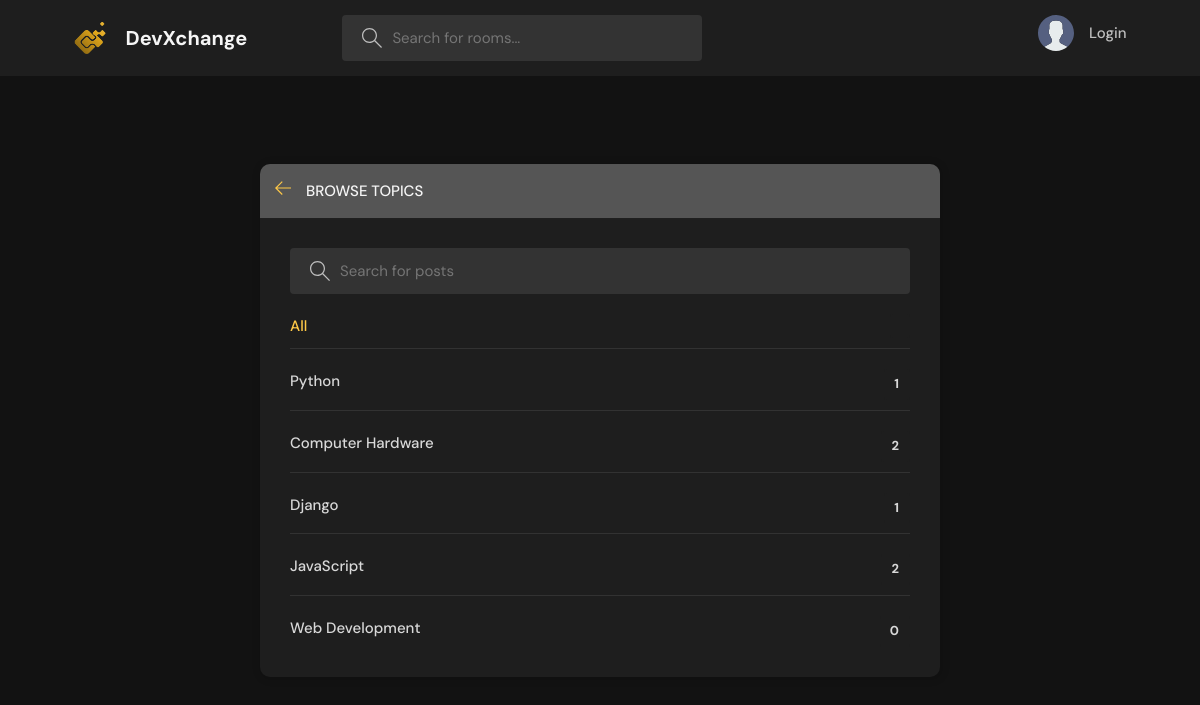
The page /topics/ on the database as committed earlier.
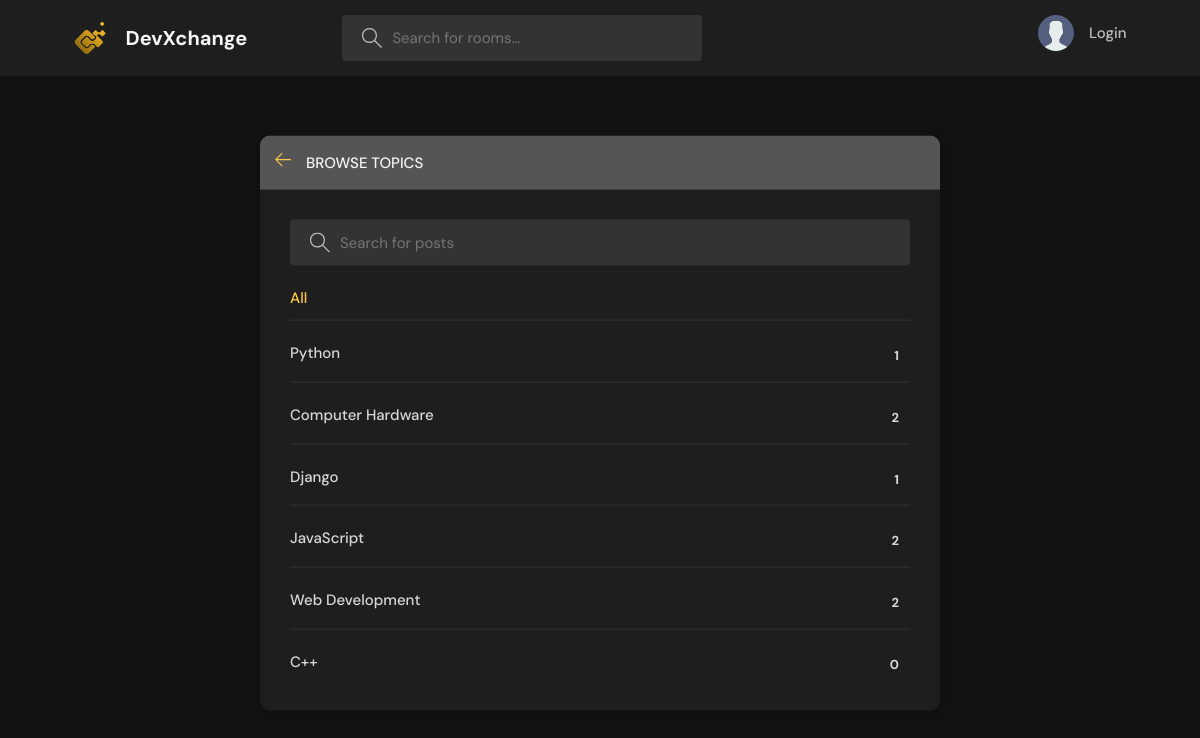
The same page on the database as committed later.
### base/models.py (models this page shows, shortened)
class Topic(models.Model):
    name = models.CharField(max_length=128)

### base/views.py (the view)
# urls.py: path('topics/',views.topicsPage,name="topics"),
def topicsPage(request):
    q = request.GET.get('q') if request.GET.get('q') != None else ''
    topics =Topic.objects.filter(name__icontains=q)
    return render(request,'base/topics.html',{'topics':topics})

### templates/base/topics.html (shortened to what this page needs)
{% extends 'main.html' %}
{% block content %}
    <main class="create-room layout">
      <div class="container">
        <div class="layout__box">
          <div class="layout__boxHeader">
            <div class="layout__boxTitle">
              <a href="{{request.META.HTTP_REFERER}}">
                <svg version="1.1" xmlns="http://www.w3.org/2000/svg" width="32" height="32" viewBox="0 0 32 32">
                  <title>arrow-left</title>
                  <path
                    d="M13.723 2.286l-13.723 13.714 13.719 13.714 1.616-1.611-10.96-10.96h27.625v-2.286h-27.625l10.965-10.965-1.616-1.607z"
                  ></path>
                </svg>
              </a>
              <h3>Browse Topics</h3>
            </div>
          </div>
          <div class="topics-page layout__body">
            <form action="" method="GET" class="header__search">
              <label>
                <input name="q" placeholder="Search for posts" />
              </label>
            </form>
            <ul class="topics__list">
              <li>
                <a href="{% url 'topics' %}" class="active">All <span>{{room_count}}</span></a>
              </li>
              {% for topic in topics %}
              <li>
                <a href="{% url 'home' %}?q={{topic.name|lower}}">{{topic.name}}<span>{{topic.room_set.all.count}}</span></a>
              </li>
              {% endfor %}
            </ul>
          </div>
        </div>
      </div>
    </main>
{% endblock content %}

Rows that differ between the two databases and show on the page:
computed for Topic "Web Development": room_set.all.count "0" → "2"
added Topic: name "C++", room_set.all.count "0"
